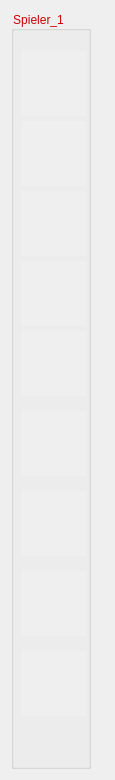
  <widget class="QWidget" name="layoutWidget">
   <property name="geometry">
    <rect>
     <x>140</x>
     <y>20</y>
     <width>113</width>
     <height>780</height>
    </rect>
   </property>
   <layout class="QHBoxLayout" name="horizontalLayout">
    <item>
     <widget class="QGroupBox" name="player1">
      <property name="styleSheet">
       <string notr="true">color: rgb(204, 0, 0);</string>
      </property>
      <property name="title">
       <string>Spieler_1</string>
      </property>
      <widget class="token_label" name="blau_1">
       <property name="geometry">
        <rect>
         <x>10</x>
         <y>640</y>
         <width>65</width>
         <height>65</height>
        </rect>
       </property>
       <property name="maximumSize">
        <size>
         <width>100</width>
         <height>100</height>
        </size>
       </property>
       <property name="acceptDrops">
        <bool>true</bool>
       </property>
       <property name="toolTip">
        <string>&lt;html&gt;&lt;head/&gt;&lt;body&gt;&lt;p&gt;Spielstein laesst sich auf die Punkte des Muehlespielfeldes setzen&lt;/p&gt;&lt;/body&gt;&lt;/html&gt;</string>
       </property>
       <property name="autoFillBackground">
        <bool>true</bool>
       </property>
       <property name="styleSheet">
        <string notr="true"/>
       </property>
       <property name="text">
        <string/>
       </property>
       <property name="pixmap">
        <pixmap>blau.png</pixmap>
       </property>
       <property name="wordWrap">
        <bool>false</bool>
       </property>
      </widget>
      <widget class="token_label" name="blau_2">
       <property name="geometry">
        <rect>
         <x>10</x>
         <y>560</y>
         <width>65</width>
         <height>65</height>
        </rect>
       </property>
       <property name="maximumSize">
        <size>
         <width>100</width>
         <height>100</height>
        </size>
       </property>
       <property name="acceptDrops">
        <bool>true</bool>
       </property>
       <property name="toolTip">
        <string>&lt;html&gt;&lt;head/&gt;&lt;body&gt;&lt;p&gt;Spielstein laesst sich auf die Punkte des Muehlespielfeldes setzen&lt;/p&gt;&lt;/body&gt;&lt;/html&gt;</string>
       </property>
       <property name="autoFillBackground">
        <bool>true</bool>
       </property>
       <property name="styleSheet">
        <string notr="true"/>
       </property>
       <property name="text">
        <string/>
       </property>
       <property name="pixmap">
        <pixmap>blau.png</pixmap>
       </property>
       <property name="wordWrap">
        <bool>false</bool>
       </property>
      </widget>
      <widget class="token_label" name="blau_3">
       <property name="geometry">
        <rect>
         <x>10</x>
         <y>480</y>
         <width>65</width>
         <height>65</height>
        </rect>
       </property>
       <property name="maximumSize">
        <size>
         <width>100</width>
         <height>100</height>
        </size>
       </property>
       <property name="acceptDrops">
        <bool>true</bool>
       </property>
       <property name="toolTip">
        <string>&lt;html&gt;&lt;head/&gt;&lt;body&gt;&lt;p&gt;Spielstein laesst sich auf die Punkte des Muehlespielfeldes setzen&lt;/p&gt;&lt;/body&gt;&lt;/html&gt;</string>
       </property>
       <property name="autoFillBackground">
        <bool>true</bool>
       </property>
       <property name="styleSheet">
        <string notr="true"/>
       </property>
       <property name="text">
        <string/>
       </property>
       <property name="pixmap">
        <pixmap>blau.png</pixmap>
       </property>
       <property name="wordWrap">
        <bool>false</bool>
       </property>
      </widget>
      <widget class="token_label" name="blau_4">
       <property name="geometry">
        <rect>
         <x>10</x>
         <y>400</y>
         <width>65</width>
         <height>65</height>
        </rect>
       </property>
       <property name="maximumSize">
        <size>
         <width>100</width>
         <height>100</height>
        </size>
       </property>
       <property name="acceptDrops">
        <bool>true</bool>
       </property>
       <property name="toolTip">
        <string>&lt;html&gt;&lt;head/&gt;&lt;body&gt;&lt;p&gt;Spielstein laesst sich auf die Punkte des Muehlespielfeldes setzen&lt;/p&gt;&lt;/body&gt;&lt;/html&gt;</string>
       </property>
       <property name="autoFillBackground">
        <bool>true</bool>
       </property>
       <property name="styleSheet">
        <string notr="true"/>
       </property>
       <property name="text">
        <string/>
       </property>
       <property name="pixmap">
        <pixmap>blau.png</pixmap>
       </property>
       <property name="wordWrap">
        <bool>false</bool>
       </property>
      </widget>
      <widget class="token_label" name="blau_5">
       <property name="geometry">
        <rect>
         <x>10</x>
         <y>320</y>
         <width>65</width>
         <height>65</height>
        </rect>
       </property>
       <property name="maximumSize">
        <size>
         <width>100</width>
         <height>100</height>
        </size>
       </property>
       <property name="acceptDrops">
        <bool>true</bool>
       </property>
       <property name="toolTip">
        <string>&lt;html&gt;&lt;head/&gt;&lt;body&gt;&lt;p&gt;Spielstein laesst sich auf die Punkte des Muehlespielfeldes setzen&lt;/p&gt;&lt;/body&gt;&lt;/html&gt;</string>
       </property>
       <property name="autoFillBackground">
        <bool>true</bool>
       </property>
       <property name="styleSheet">
        <string notr="true"/>
       </property>
       <property name="text">
        <string/>
       </property>
       <property name="pixmap">
        <pixmap>blau.png</pixmap>
       </property>
       <property name="wordWrap">
        <bool>false</bool>
       </property>
      </widget>
      <widget class="token_label" name="blau_6">
       <property name="geometry">
        <rect>
         <x>10</x>
         <y>250</y>
         <width>65</width>
         <height>65</height>
        </rect>
       </property>
       <property name="maximumSize">
        <size>
         <width>100</width>
         <height>100</height>
        </size>
       </property>
       <property name="acceptDrops">
        <bool>true</bool>
       </property>
       <property name="toolTip">
        <string>&lt;html&gt;&lt;head/&gt;&lt;body&gt;&lt;p&gt;Spielstein laesst sich auf die Punkte des Muehlespielfeldes setzen&lt;/p&gt;&lt;/body&gt;&lt;/html&gt;</string>
       </property>
       <property name="autoFillBackground">
        <bool>true</bool>
       </property>
       <property name="styleSheet">
        <string notr="true"/>
       </property>
       <property name="text">
        <string/>
       </property>
       <property name="pixmap">
        <pixmap>blau.png</pixmap>
       </property>
       <property name="wordWrap">
        <bool>false</bool>
       </property>
      </widget>
      <widget class="token_label" name="blau_7">
       <property name="geometry">
        <rect>
         <x>10</x>
         <y>180</y>
         <width>65</width>
         <height>65</height>
        </rect>
       </property>
       <property name="maximumSize">
        <size>
         <width>100</width>
         <height>100</height>
        </size>
       </property>
       <property name="acceptDrops">
        <bool>true</bool>
       </property>
       <property name="toolTip">
        <string>&lt;html&gt;&lt;head/&gt;&lt;body&gt;&lt;p&gt;Spielstein laesst sich auf die Punkte des Muehlespielfeldes setzen&lt;/p&gt;&lt;/body&gt;&lt;/html&gt;</string>
       </property>
       <property name="autoFillBackground">
        <bool>true</bool>
       </property>
       <property name="styleSheet">
        <string notr="true"/>
       </property>
       <property name="text">
        <string/>
       </property>
       <property name="pixmap">
        <pixmap>blau.png</pixmap>
       </property>
       <property name="wordWrap">
        <bool>false</bool>
       </property>
      </widget>
      <widget class="token_label" name="blau_8">
       <property name="geometry">
        <rect>
         <x>10</x>
         <y>110</y>
         <width>65</width>
         <height>65</height>
        </rect>
       </property>
       <property name="maximumSize">
        <size>
         <width>100</width>
         <height>100</height>
        </size>
       </property>
       <property name="acceptDrops">
        <bool>true</bool>
       </property>
       <property name="toolTip">
        <string>&lt;html&gt;&lt;head/&gt;&lt;body&gt;&lt;p&gt;Spielstein laesst sich auf die Punkte des Muehlespielfeldes setzen&lt;/p&gt;&lt;/body&gt;&lt;/html&gt;</string>
       </property>
       <property name="autoFillBackground">
        <bool>true</bool>
       </property>
       <property name="styleSheet">
        <string notr="true"/>
       </property>
       <property name="text">
        <string/>
       </property>
       <property name="pixmap">
        <pixmap>blau.png</pixmap>
       </property>
       <property name="wordWrap">
        <bool>false</bool>
       </property>
      </widget>
      <widget class="token_label" name="blau_9">
       <property name="geometry">
        <rect>
         <x>10</x>
         <y>40</y>
         <width>65</width>
         <height>65</height>
        </rect>
       </property>
       <property name="maximumSize">
        <size>
         <width>100</width>
         <height>100</height>
        </size>
       </property>
       <property name="acceptDrops">
        <bool>true</bool>
       </property>
       <property name="toolTip">
        <string>&lt;html&gt;&lt;head/&gt;&lt;body&gt;&lt;p&gt;Spielstein laesst sich auf die Punkte des Muehlespielfeldes setzen&lt;/p&gt;&lt;/body&gt;&lt;/html&gt;</string>
       </property>
       <property name="autoFillBackground">
        <bool>true</bool>
       </property>
       <property name="styleSheet">
        <string notr="true"/>
       </property>
       <property name="text">
        <string/>
       </property>
       <property name="pixmap">
        <pixmap>blau.png</pixmap>
       </property>
       <property name="wordWrap">
        <bool>false</bool>
       </property>
      </widget>
     </widget>
    </item>
    <item>
     <spacer name="verticalSpacer">
      <property name="orientation">
       <enum>Qt::Vertical</enum>
      </property>
      <property name="sizeHint" stdset="0">
       <size>
        <width>13</width>
        <height>778</height>
       </size>
      </property>
     </spacer>
    </item>
   </layout>
  </widget>
